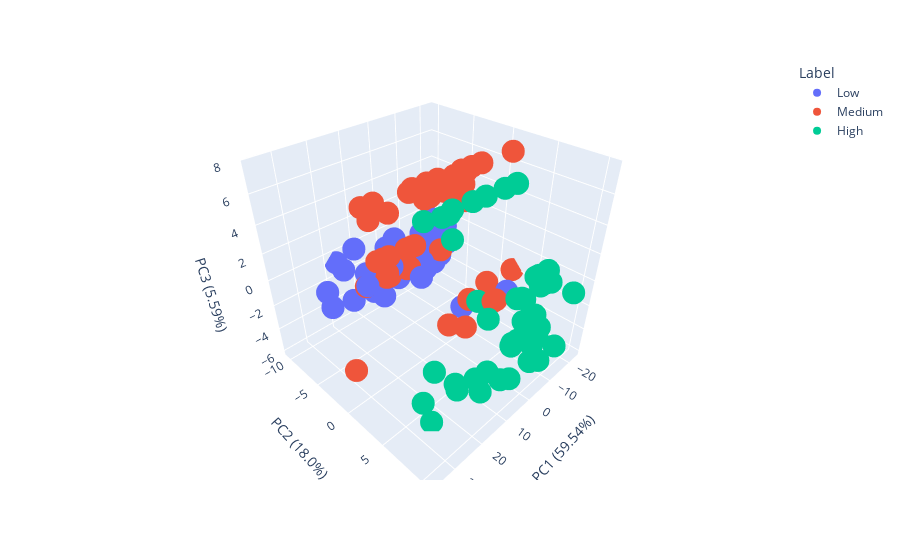

Notebook code cell kept with this figure:
### Markdown cell above
## Method 2: Principal Component Analysis (PCA)

Principal Component Analysis is an unsupervised learning method used for dimensionality reduction. By identifying the principal components (PC), which are linear combinations of the original variables, PCA simplifies complex datasets, and reveals underlying structures.

Since principal components maximizes capturing the variance of the data, a PCA plot can help visualize the overall linear relationship between the datapoints. The following subsection will visualize the PCA plot, and then extract the features that make up the principal components.

Note: top 5 features from each principal component will be extracted.
- Method 2a: Uses 2 PC
- Method 2b: Uses 3 PC

### Code cell
x = features
y=df["Level"]
n_comp=10
pc_list = [f"PC{i+1}" for i in range(n_comp)]
pca = decomposition.PCA(n_components=n_comp)
pc = pca.fit_transform(x)
pc_df = pd.DataFrame(data=pc,columns=pc_list)
pc_df['Label'] = y

var = pd.DataFrame({'Variance':pca.explained_variance_ratio_,
             'PC':pc_list})

#txt = "figure caption"

#Make a 3D plot for the PC
import plotly.express as plotly_express
figure = plotly_express.scatter_3d(pc_df,x="PC1",y="PC2",z="PC3",color="Label",)
figure.update_layout(showlegend=True,
                     scene=dict(
                         xaxis_title="PC1 ("+ str(round(var['Variance'][0]*100,2)) + "%)",
                         yaxis_title="PC2 ("+ str(round(var['Variance'][1]*100,2)) + "%)",
                         zaxis_title="PC3 ("+ str(round(var['Variance'][2]*100,2)) + "%)"
                     ))
#figure.figtext(0.5, 0.01, txt, wrap=True, horizontalalignment='center', fontsize=12)
figure.show()

### Figure 1 — Plotly figure (JSON) as saved in the notebook; plotly's stock layout.template omitted (floating-point values rounded to 4 significant figures; data arrays with more than 128 entries replaced by an {"elided": "..."} marker saying what was removed)
{"data": [{"hovertemplate": "Label=Low<br>PC1=%{x}<br>PC2=%{y}<br>PC3=%{z}<extra></extra>", "legendgroup": "Low", "marker": {"color": "#636efa", "symbol": "circle"}, "mode": "markers", "name": "Low", "scene": "scene", "showlegend": true, "type": "scatter3d", "x": {"elided": "303 float values"}, "y": {"elided": "303 float values"}, "z": {"elided": "303 float values"}}, {"hovertemplate": "Label=Medium<br>PC1=%{x}<br>PC2=%{y}<br>PC3=%{z}<extra></extra>", "legendgroup": "Medium", "marker": {"color": "#EF553B", "symbol": "circle"}, "mode": "markers", "name": "Medium", "scene": "scene", "showlegend": true, "type": "scatter3d", "x": {"elided": "332 float values"}, "y": {"elided": "332 float values"}, "z": {"elided": "332 float values"}}, {"hovertemplate": "Label=High<br>PC1=%{x}<br>PC2=%{y}<br>PC3=%{z}<extra></extra>", "legendgroup": "High", "marker": {"color": "#00cc96", "symbol": "circle"}, "mode": "markers", "name": "High", "scene": "scene", "showlegend": true, "type": "scatter3d", "x": {"elided": "365 float values"}, "y": {"elided": "365 float values"}, "z": {"elided": "365 float values"}}], "layout": {"legend": {"title": {"text": "Label"}, "tracegroupgap": 0}, "margin": {"t": 60}, "scene": {"domain": {"x": [0, 1], "y": [0, 1]}, "xaxis": {"title": {"text": "PC1 (59.54%)"}}, "yaxis": {"title": {"text": "PC2 (18.0%)"}}, "zaxis": {"title": {"text": "PC3 (5.59%)"}}}, "showlegend": true}}
